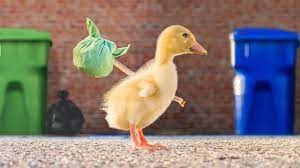
#> input picture image.jpg, 300 x 168 px, given in place of the camera
$ python cameraTracker.py
#> lines starting #> are read from the running program, lines starting #| are printed output that depends on the picture; after the words box and inside, x2 and y2 are one past the last pixel; in counts of white or black regions, pixels touching at a corner belong together
### HSVClass.py
import cv2 as cv
import numpy as np
class hsvSetter:


    def __init__(self,ID,lowerRange,higherRange):
        self.LValue = 0
        self.UValue = 255
        self.id = ID
        self.hsv = [lowerRange,higherRange]

    def updateLHue(self,value):
        self.hsv[0][0] = value


    def updateUHue(self,value):
        self.hsv[1][0] = value

    def updateUSaturation(self,value):
        self.hsv[1][1] = value

    def updateLSaturation(self,value):
        self.hsv[0][1] = value

    def updateUBrightness(self,value):
        self.hsv[1][2] = value

    def updateLBrightness(self,value):
        self.hsv[0][2] = value

    def getLHue(self):
        return self.hsv[0][0]


    def getUHue(self):
        return self.hsv[1][0]

    def getUSaturation(self):
        return self.hsv[1][1]

    def getLSaturation(self):
        return self.hsv[0][1]
    def getUBrightness(self):
        return self.hsv[1][2]
    def getLBrightness(self):
        return self.hsv[0][2]
    def getLowColorRange(self):
        return np.array(self.hsv[0])
    def getHighColorRange(self):
        return np.array(self.hsv[1])

    def setHsvValues(self,resultWindow):

       cv.createTrackbar("LHue "+str(self.id), resultWindow,self.getLHue(),255,self.updateLHue)
       cv.createTrackbar("LSaturation "+str(self.id), resultWindow,self.getLSaturation(),255,self.updateLSaturation)
       cv.createTrackbar("LBrightness "+str(self.id), resultWindow,self.getLBrightness(),255,self.updateLBrightness)
       cv.createTrackbar("UHue "+str(self.id), resultWindow,self.getUHue(),255,self.updateUHue)
       cv.createTrackbar("USaturation "+str(self.id), resultWindow,self.getUSaturation(),255,self.updateUSaturation)
       cv.createTrackbar("UBrightness "+str(self.id), resultWindow,self.getUBrightness(),255,self.updateUBrightness)

    # [12 lines left out: functions saveHsvValues, adjustFrame, not called in this run]

# [24 lines that do not run on import are left out]


### dinoControl.py
import numpy as np
from pynput import keyboard

class Dino:
    def __init__(self,maxX,maxY):
        self.triggerGapRatio = [3,1,3] # 2:1:2
        self.triggerAreaTop = (maxY * self.triggerGapRatio[0]/ np.sum(self.triggerGapRatio))
        self.noTriggerArea = (maxY * self.triggerGapRatio[1]/ np.sum(self.triggerGapRatio))
        self.triggerAreaBottom = self.triggerAreaTop + self.noTriggerArea
        self.keyboardController = keyboard.Controller()
        self.isJumpable = True
        print(maxX)
        print(maxY)
    def controller(self,coordinates):
        if coordinates != None:
            if coordinates[1] > self.triggerAreaTop and coordinates[1] < self.triggerAreaBottom :
                self.isJumpable = True
                self.keyboardController.release(keyboard.Key.down)
                print("neutral")
            elif coordinates[1] < self.triggerAreaTop and self.isJumpable:

                print("Jumped")
                self.keyboardController.press(keyboard.Key.space)
                self.keyboardController.release(keyboard.Key.space)
                self.isJumpable = False
            elif  coordinates[1] > self.triggerAreaBottom and self.isJumpable:
                self.keyboardController.press(keyboard.Key.down)
                self.isJumpable = False
                print("down")


### cameraTracker.py
from pynput import mouse
import cv2 as cv
import numpy as np
from HSVClass import hsvSetter
from dinoControl import Dino
cap = cv.VideoCapture(0)

NUMBER_OF_DIFFRENT_COLORS = 2 # currently only 1 color is supported bugs comes with more than one color
highColors = [[255,255,255],[255,255,255]]
lowColors = [[0, 92, 216],[255,255,255]]
colorsRange = []
mouseSensivity =  4
a,f = cap.read()
#> f is the input picture: shape (168, 300, 3); mean B, G, R 115.1, 121.9, 133.1
size =  f.shape
#> size = (168, 300, 3)
dinoControl = Dino(size[0],size[1])
for i in range(NUMBER_OF_DIFFRENT_COLORS):
    c = hsvSetter(i,lowColors[i],highColors[i])
    colorsRange.append(c)
def setMouseSensivity(value):
    global mouseSensivity
    mouseSensivity = value
def getMouseSensivity():
    return  mouseSensivity
def  calculateContours(mask):
    contours, hierarchy = cv.findContours(mask, cv.RETR_TREE, cv.CHAIN_APPROX_SIMPLE)
    for contour in contours:
        if  cv.contourArea(contour) > 2500:

            #epsilon = 0.1*cv.arcLength(contour,True) # epsilon is some% of conotour arm length (0.1 = 10%)
            #simpleContour = cv.approxPolyDP(contour,epsilon,True)


            return  contour


def calulateCentroidContour(contour):

    M = cv.moments(contour)

    if M['m00'] != 0 or M["m00"] != 0:
        cx = int(M['m10']/M['m00'])
        cy = int(M['m01']/M['m00'])
        return (cx,cy)


def setMask(hsv,colorsRange):
    mask  =  cv.inRange(hsv,colorsRange[0].getLowColorRange(),colorsRange[0].getHighColorRange())
    cv.imshow("trackbars"+str(0),mask)
    for i in range(1,len(colorsRange)):
        mask2 = cv.inRange(hsv,colorsRange[i].getLowColorRange(),colorsRange[i].getHighColorRange())

        #for i in range(1,len(colorsRange)):
        cv.imshow("trackbars"+str(i),mask2)
        mask = cv.bitwise_or(mask,mask2)


    return mask

def adjustFrame(rawFrame):
    #This func adjust the axis of frame

    fixedFrame = rawFrame
    fixedFrame =  cv.flip(fixedFrame,1)
    fixedFrame = cv.flip(fixedFrame,0)
    return fixedFrame

def getResult(rawFrame,mask):
    result = cv.bitwise_and(rawFrame,rawFrame, mask= mask)
    return result

def displayOutputs(hsv,rawFrame,mask,res):
    cv.imshow("hsv",hsv)
    cv.imshow("raw",rawFrame)
    cv.imshow("mask",mask)
    cv.imshow("result",res)


def handelCameraFailException():

    cv.destroyAllWindows()
    cap.release()
    raise Exception("Please check the camera")
MouseController = mouse.Controller()
def controlMouse(coordinates):
    if coordinates !=  None:
        x = coordinates[0]
        y =coordinates[1]

        MouseController.press(mouse.Button.left)
        MouseController.position = (x*getMouseSensivity(),y*getMouseSensivity())
    cv.createTrackbar("mouseSensivity", "raw",getMouseSensivity(),10,setMouseSensivity)
while True:
    for i in range(len(colorsRange)):
             colorsRange[i].setHsvValues("trackbars"+str(i))
    isCapturing,rawFrame = cap.read()
      #print(rawFrame.shape)
    if not isCapturing:
        handelCameraFailException()
    #rawFrame =  cv.resize(rawFrame,(1920//2,1080//2))
    rawFrame = adjustFrame(rawFrame)
#> in adjustFrame, `fixedFrame =  cv.flip(fixedFrame,1)`:
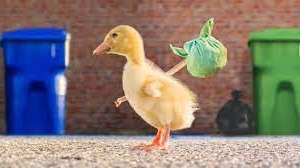
#> fixedFrame: shape (168, 300, 3); mean B, G, R 115.1, 121.9, 133.1
#> in adjustFrame, `fixedFrame = cv.flip(fixedFrame,0)`:
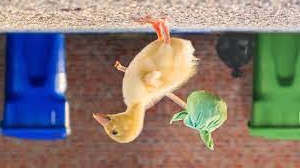
#> fixedFrame: shape (168, 300, 3); mean B, G, R 115.1, 121.9, 133.1
    hsv = cv.cvtColor(rawFrame, cv.COLOR_BGR2HSV)
#> hsv: shape (168, 300, 3); mean H, S, V 36.6, 104, 159
    mask = setMask(hsv,colorsRange)
#> in setMask, `mask  =  cv.inRange(hsv,colorsRange[0].getLowColorRange(),colorsRange[..`:
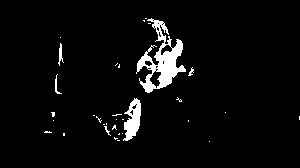
#> mask: shape (168, 300); 4.2% white; 33 white regions (27 under 20 px)
    res = getResult(rawFrame,mask)
#> in getResult, `result = cv.bitwise_and(rawFrame,rawFrame, mask= mask)`:
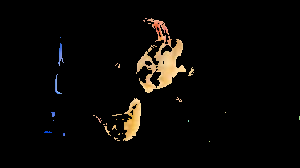
#> result: shape (168, 300, 3); mean B, G, R 5.6, 7.8, 9.6


    countour = calculateContours(mask)
#> in calculateContours, `contours, hierarchy = cv.findContours(mask, cv.RETR_TREE, cv.CHAIN_APP..`: contours = 51 contours, 45 with area under 20; largest, box (x1, y1, x2, y2) and area: (136, 18, 186, 93) 1420, (123, 98, 141, 141) 422, (149, 70, 162, 89) 126, (160, 44, 173, 56) 74, (144, 60, 153, 67) 34, (58, 43, 64, 66) 31
#> the loop in calculateContours, `for contour in contours:` made 51 passes
#> contour on passes 1, 2, 4, 5, 6, 10, 11, 12, 13, 14, 15, 16: [[209, 141]], [[117, 140], [119, 140]], [[122, 133]], [[119, 133], [118, 134], [119, 134]], [[63, 133], [63, 135], [64, 135], [64, 133]], [[103, 124], [104, 124]], [[106, 123], [106, 124]], [[188, 120], [188, 121]], [[53, 120]], [[122, 119], [123, 119]], [[116, 119]], [[299, 116], [299, 119]]

    cv.drawContours(rawFrame,countour, -1, (255,0,0), 3)
    coordinates = calulateCentroidContour(countour)
#> in calulateCentroidContour, `M = cv.moments(contour)`: M = moments, m00 0

    dinoControl.controller(coordinates)

    displayOutputs(hsv,rawFrame,mask,res)
    key = cv.waitKey(1)
#> (key q is pressed here)
    if key == ord("q"):
        cv.destroyAllWindows()
        cap.release()
        break
    elif key == ord("s"):
        file = open("colorsRange.txt","w")
        file.write("")
        file.close()
        for i in colorsRange:
            i.saveHsvValues()
